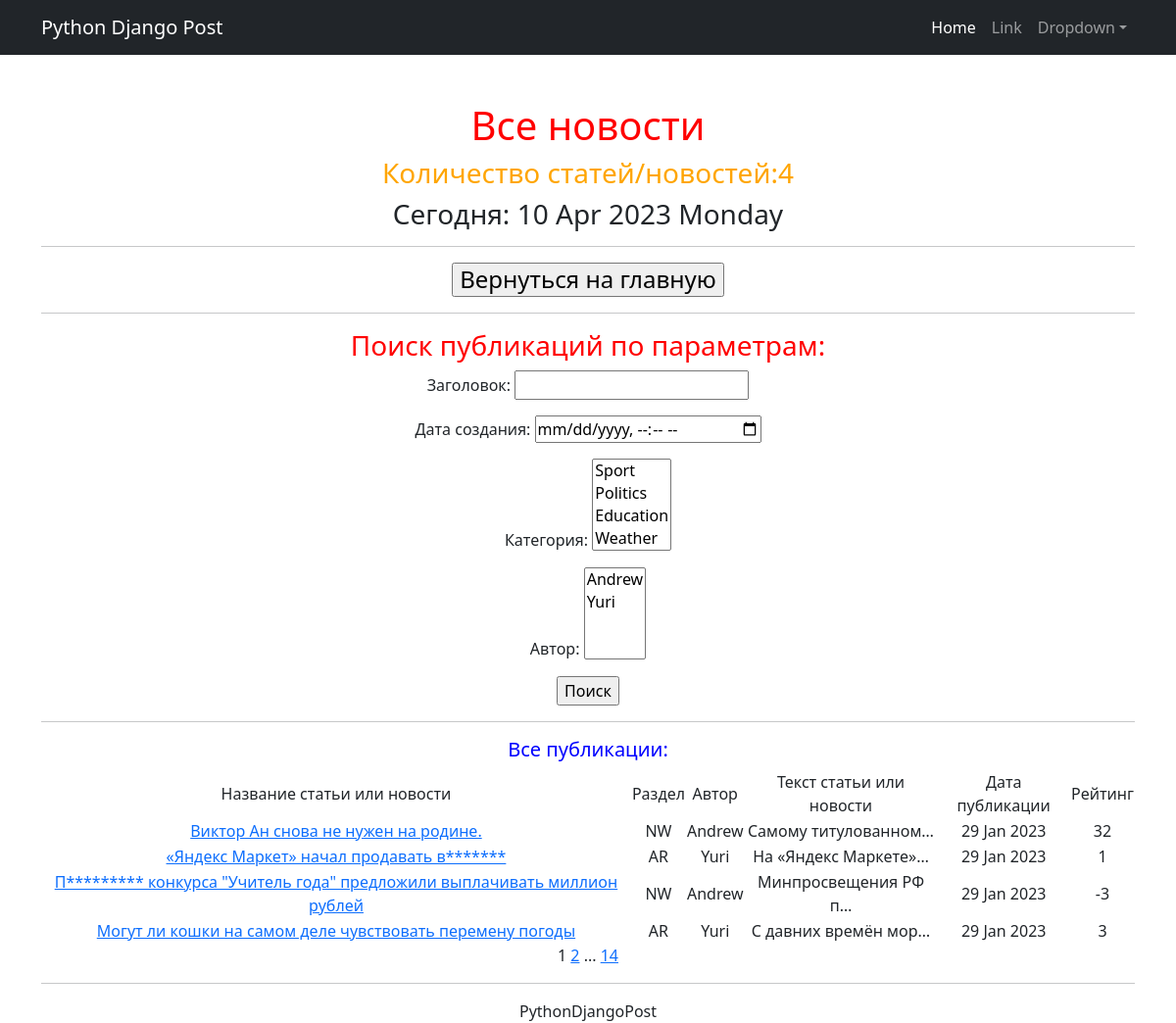
The app's page /news/search/ with its own data.
### newsportal/models.py (models this page shows, shortened)
class Post(models.Model):
    author = models.ForeignKey(Author, on_delete=models.CASCADE)
    NEWS = 'NW'
    ARTICLE = 'AR'
    CATEGORY_CHOICES = (
        (NEWS, 'Новости'),
        (ARTICLE, 'Статья'),
    )
    categoryType = models.CharField(max_length=2, choices=CATEGORY_CHOICES, default=ARTICLE)
    dateCreation = models.DateTimeField(auto_now_add=True)
    postCategory = models.ManyToManyField(Category, through='PostCategory')
    title = models.CharField(max_length=128)
    text = models.TextField()
    rating = models.SmallIntegerField(default=0)

class Author(models.Model):
    authorUser = models.OneToOneField(User, on_delete=models.CASCADE)
    ratingAuthor = models.SmallIntegerField(default=0)
    def __str__(self):
        return f'{self.authorUser.username}'

### newsportal/views.py (the view)
# urls.py: path('search/', PostSearch.as_view(), name='post_search'),
class PostSearch(ListView):
    model = Post
    template_name = 'search.html'
    context_object_name = 'post_search'
    paginate_by = 4
    def get_queryset(self):
        queryset = super().get_queryset()
        self.filterset = PostFilter(self.request.GET, queryset)
        return self.filterset.qs
    def get_context_data(self, **kwargs):
        context = super().get_context_data(**kwargs)
        context['time_now'] = datetime.utcnow()
        context['next_sale'] = None
        context['filterset'] = self.filterset
        return context

### newsportal/models.py (called while the page is built)
    def __str__(self):
        return f'{self.name}'

### newsportal/templatetags/custom_filters.py (called while the page is built)
@register.filter()
def censor(value):
   forbwords = ['припомнили', 'олимпийским', 'спортивную', 'победителю', 'лучшей', 'витамины', 'добавки', 'товары', 'поощрение', 'денежного', 'поведению', 'неправильном']
   if not isinstance(value, str):
      raise TypeError(f"Некорректный набор: '{type(value)}'Введите строковое значение")
   for word in value.split():
      if word.lower() in forbwords:
         value = value.replace(word, f"{word[0]}{'*' * (len(word) - 1)}")
   return value

@register.simple_tag(takes_context=True)
def url_replace(context, **kwargs):
   d = context['request'].GET.copy()
   for k, v in kwargs.items():
       d[k] = v
   return d.urlencode()

### newsportal/templatetags/custom_tags.py (called while the page is built)
@register.simple_tag()
def current_time(format_string='%b %d %Y'):
   return datetime.utcnow().strftime(format_string)

### templates/search.html (shortened to what this page needs)
{% extends 'flatpages/default.html' %}
{% load custom_filters %}
{% load custom_tags %}
{% block content %}
<h1><font color="red">Все новости</font></h1>
<h3><font color="orange">Количество статей/новостей:{{ post_search|length }}</font></h3>
   <h3>Сегодня: {% current_time '%d %b %Y %A' %}</h3>
<hr>
    <h4>
    <form><a href="{% url 'news_list' %}"><input type="button" value="Вернуться на главную" /></a></form>
    </h4>
<hr>
    <h3><font color="red">Поиск публикаций по параметрам:</font></h3>
   <form action="" method="get">
       {{ filterset.form.as_p }}
       <input type="submit" value="Поиск" />
   </form>
    <hr>
    <h5><font color="blue">Все публикации:</font></h5>
    {% if post_search %}
       <table>
           <tr>
               <td>Название статьи или новости</td>
               <td>Раздел</td>
               <td>Автор</td>
               <td>Текст статьи или новости</td>
               <td>Дата публикации</td>
                <td>Рейтинг</td>
           <tr>
           {% for Post in post_search %}
           <tr>
               <td>
                   <a href="{% url 'news_detail' pk=Post.id %}">{{ Post.title|censor }}</a>
               </td>
               <td>{{ Post.categoryType }}</td>
               <td>{{ Post.author.authorUser }}</td>
               <td>{{ Post.text|truncatechars:20 }}</td>
               <td>{{ Post.dateCreation|date:'d M Y ' }}</td>
                <td>{{ Post.rating }}</td>
          <tr>
           {% endfor %}
       </table>
    {% else %}
       <h2>Публикаций нет!</h2>
    {% endif %}
   {{ page_obj.number }}
   {% if page_obj.has_next %}
       <a href="?{% url_replace page=page_obj.next_page_number %}">{{ page_obj.next_page_number }}</a>
       {% if paginator.num_pages != page_obj.next_page_number %}
           ...
           <a href="?{% url_replace page=page_obj.paginator.num_pages %}">{{ page_obj.paginator.num_pages }}</a>
       {% endif %}
   {% endif %}
<hr>
    <h7>PythonDjangoPost</h7>
{% endblock content %}

### records on screen
Post: title|censor "Виктор Ан снова не нужен на родине.", categoryType "NW", author.authorUser "Andrew", text "Самому титулованном…", dateCreation "29 Jan 2023", rating "32"
Post: title|censor "«Яндекс Маркет» начал продавать в*******", categoryType "AR", author.authorUser "Yuri", text "На «Яндекс Маркете»…", dateCreation "29 Jan 2023", rating "1"
Post: title|censor "П********* конкурса \"Учитель года\" предложили выплачивать миллион рублей", categoryType "NW", author.authorUser "Andrew", text "Минпросвещения РФ п…", dateCreation "29 Jan 2023", rating "-3"
Post: title|censor "Могут ли кошки на самом деле чувствовать перемену погоды", categoryType "AR", author.authorUser "Yuri", text "С давних времён мор…", dateCreation "29 Jan 2023", rating "3"

### other values on screen
{{ post_search|length }} "4"
{{ page_obj.number }} "1"
{{ page_obj.next_page_number }} "2"
{{ page_obj.paginator.num_pages }} "14"
